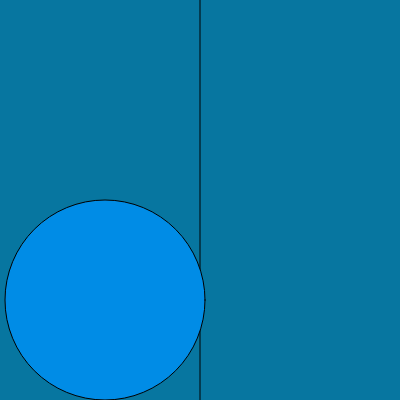
Frame 1 (no input)
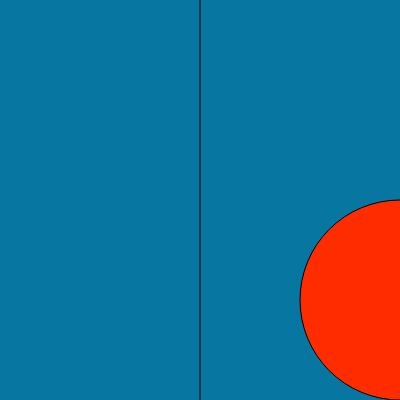
Frame 60 (no input)
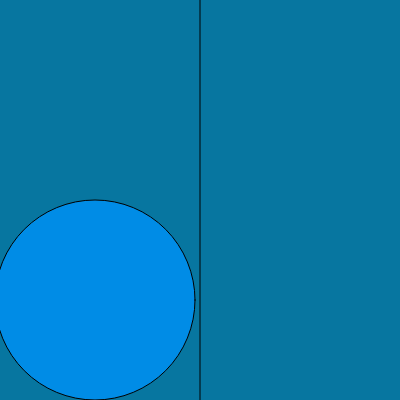
Frame 120 (the mouse pressed at the canvas centre since frame 60)

The p5.js sketch that drew these frames (run headless with seeded random() and noise() and a simulated clock; from frame 60 on, the mouse is pressed at the canvas centre):

// p5.js sketch
// ── sketch.js
let x = 0;
let s = 200;

function setup() {
	createCanvas(400, 400);
	ellipseMode(CORNER);
}

function draw() {
	background(7, 118, 160);

	// update x
	x += 5;

	// eerste branch checkt de x positie tov het canvas
	if (x > width) {
		x = -s;
	}

	// een tweede past kleur aan vanaf de helft van het canvas
	if (x > width / 2 - s / 2) {
		fill(255, 44, 0);
	} else {
		fill(0, 140, 230);
	}

	line(width / 2, 0, width / 2, height);
	ellipse(x, height / 2, s, s);
}
